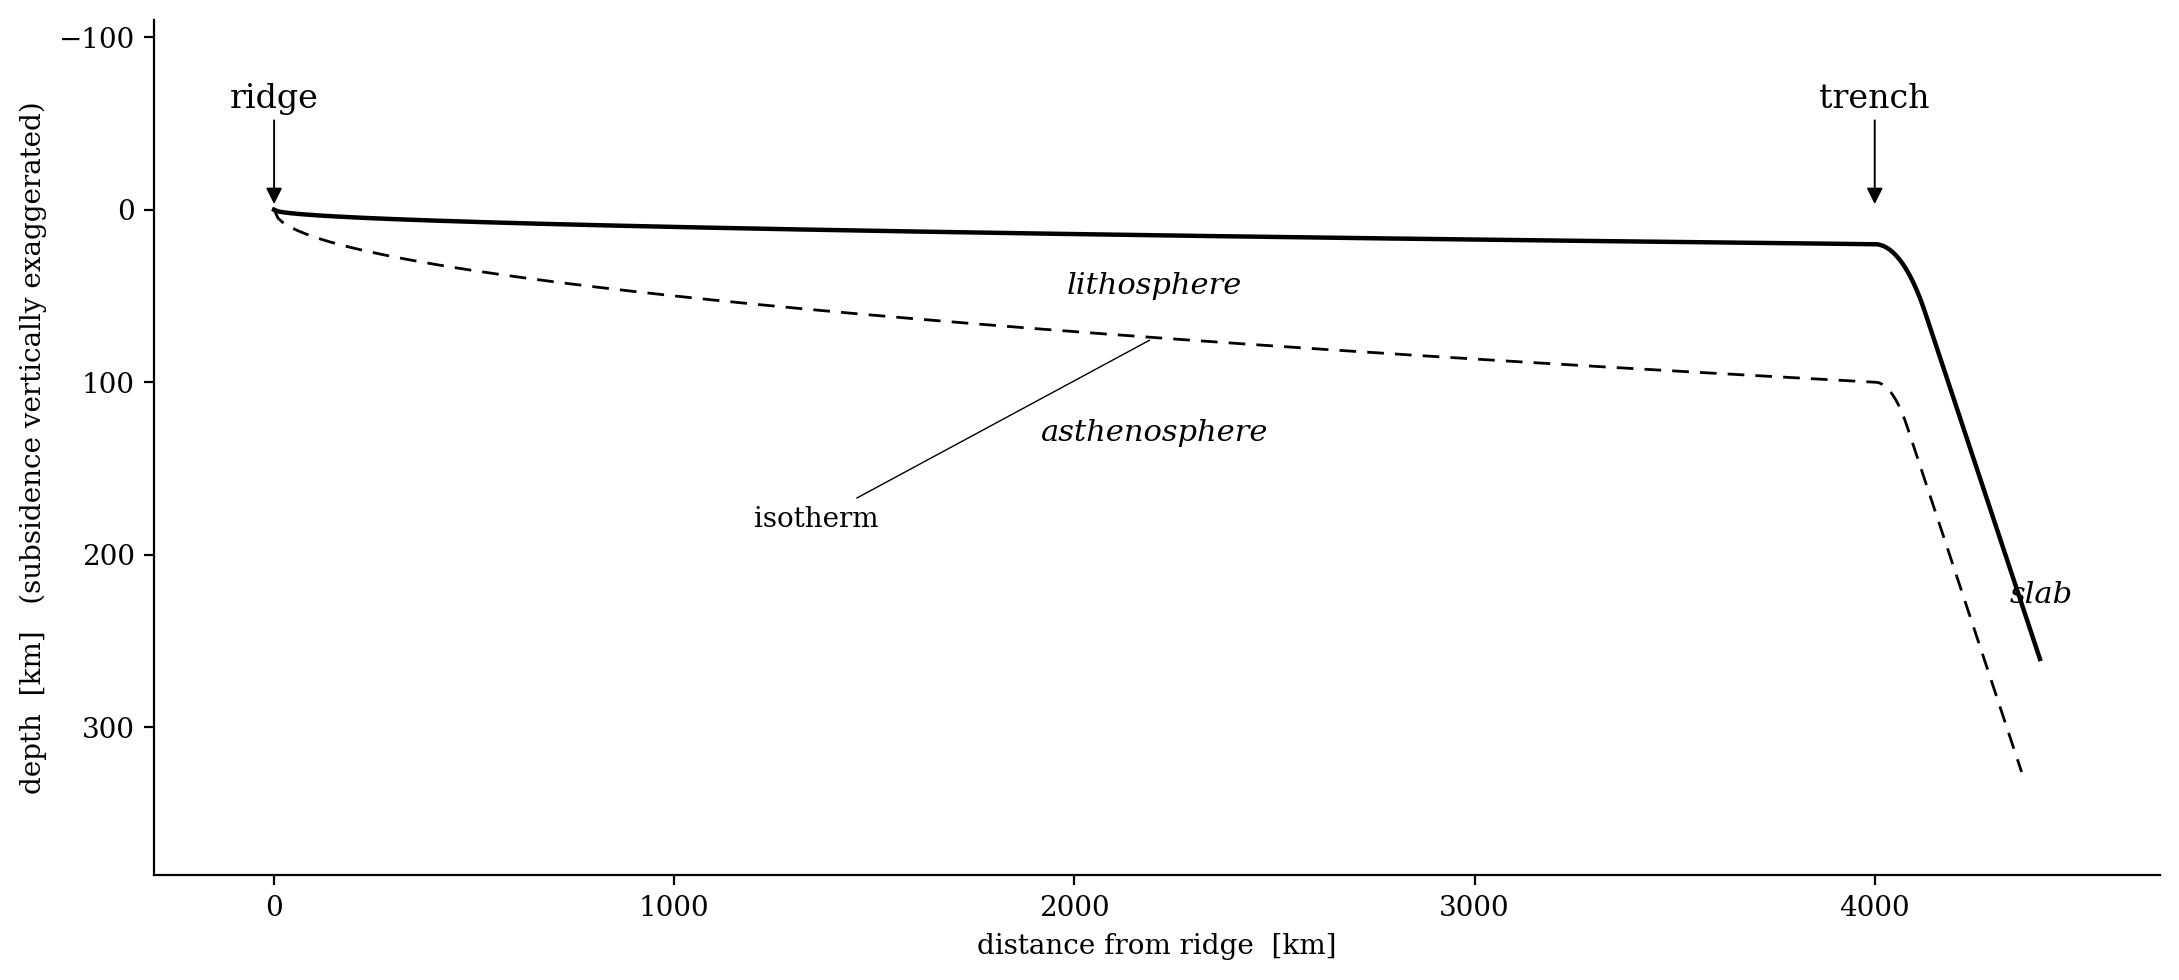

Recreate this plot in Python.
"""Schematic v2.

Changes over v1:
- subsidence exaggerated 5× so it's visible (this is a schematic, not a slice)
- smooth circular bend at the trench instead of a sharp corner
- truncate slab at ~250 km depth — keep the figure focused
- relocate labels so they don't collide
"""
import numpy as np
import matplotlib.pyplot as plt
from pathlib import Path

# --- Geometry (km) -----------------------------------------------------------
L          = 4000.0      # ridge → trench distance
S0         = 20.0        # surface subsidence at trench (exaggerated for schematic)
H_plate    = 80.0        # plate thickness (between surface and isotherm) at trench
dip_deg    = 35.0
dip        = np.deg2rad(dip_deg)
R_top      = 220.0       # bend radius of top surface at the trench
L_slab     = 350.0       # post-bend straight slab length (along-slab)

# --- Pre-trench segment ------------------------------------------------------
xp = np.linspace(0, L, 400)
ztop_pre = S0 * np.sqrt(xp / L)
ziso_pre = (S0 + H_plate) * np.sqrt(xp / L)

# --- Bend at the trench ------------------------------------------------------
# Centre of curvature is BELOW the surface (so the plate curves downward).
# Top arc: radius R_top, starts at (L, S0) with horizontal tangent.
# Bottom arc: same centre, radius R_top - H_plate (inner side of the bend).
R_bot = R_top - H_plate
xC = L
zC = S0 + R_top

n_bend = 100
delta = np.linspace(0, dip, n_bend)

x_bend_top = xC + R_top * np.sin(delta)
z_bend_top = zC - R_top * np.cos(delta)

x_bend_iso = xC + R_bot * np.sin(delta)
z_bend_iso = zC - R_bot * np.cos(delta)

# --- Post-bend straight slab -------------------------------------------------
# Continue at fixed dip from the end of the bend
ts = np.linspace(0, L_slab, 200)

x_slab_top = x_bend_top[-1] + ts * np.cos(dip)
z_slab_top = z_bend_top[-1] + ts * np.sin(dip)

x_slab_iso = x_bend_iso[-1] + ts * np.cos(dip)
z_slab_iso = z_bend_iso[-1] + ts * np.sin(dip)

# --- Combined ----------------------------------------------------------------
x_top = np.concatenate([xp, x_bend_top, x_slab_top])
z_top = np.concatenate([ztop_pre, z_bend_top, z_slab_top])

x_iso = np.concatenate([xp, x_bend_iso, x_slab_iso])
z_iso = np.concatenate([ziso_pre, z_bend_iso, z_slab_iso])

# --- Plot --------------------------------------------------------------------
plt.rcParams.update({
    "font.family": "serif",
    "mathtext.fontset": "cm",
    "axes.linewidth": 0.8,
    "axes.edgecolor": "black",
})

fig, ax = plt.subplots(figsize=(11, 5))

ax.plot(x_top, z_top, "k-",  lw=1.6)
ax.plot(x_iso, z_iso, "k--", lw=1.0, dashes=(6, 4))

# --- Ridge & trench markers --------------------------------------------------
# Small triangular markers above the surface
for x_mark, label in [(0, "ridge"), (L, "trench")]:
    ax.annotate(label, xy=(x_mark, 0), xytext=(x_mark, -55),
                ha="center", va="bottom", fontsize=12,
                arrowprops=dict(arrowstyle="-|>", lw=0.7, color="k",
                                shrinkA=0, shrinkB=2))

# --- Region labels -----------------------------------------------------------
# "lithosphere" — between top and isotherm, well into the pre-trench region
lith_x = L * 0.55
lith_z = 0.5 * (S0 * np.sqrt(lith_x/L) + (S0 + H_plate) * np.sqrt(lith_x/L))
ax.text(lith_x, lith_z, "lithosphere", fontsize=11, style="italic",
        ha="center", va="center")

# "asthenosphere" — below the isotherm
ax.text(L * 0.55, (S0 + H_plate) * np.sqrt(0.55) + 60, "asthenosphere",
        fontsize=11, style="italic", ha="center")

# "slab" — alongside the dipping section
slab_mid_top_x = x_slab_top[len(ts) // 2]
slab_mid_top_z = z_slab_top[len(ts) // 2]
slab_mid_iso_x = x_slab_iso[len(ts) // 2]
slab_mid_iso_z = z_slab_iso[len(ts) // 2]
slab_label_x = 0.5 * (slab_mid_top_x + slab_mid_iso_x)
slab_label_z = 0.5 * (slab_mid_top_z + slab_mid_iso_z)
# offset slightly to the right of the slab
ax.text(slab_label_x + 90, slab_label_z + 30, "slab",
        fontsize=11, style="italic", ha="left", va="center")

# "isotherm" — leader line to the dashed curve, in mid pre-trench
iso_label_x = 0.45 * L
iso_pt_x = 0.55 * L
iso_pt_z = (S0 + H_plate) * np.sqrt(iso_pt_x / L)
ax.annotate("isotherm", xy=(iso_pt_x, iso_pt_z),
            xytext=(iso_label_x - 600, iso_pt_z + 110),
            fontsize=10, ha="left",
            arrowprops=dict(arrowstyle="-", lw=0.5))

# --- Axes --------------------------------------------------------------------
ax.invert_yaxis()
ax.set_xlim(-300, x_top.max() + 300)
ax.set_ylim(z_iso.max() + 60, -110)

ax.set_xlabel("distance from ridge  [km]")
ax.set_ylabel("depth  [km]   (subsidence vertically exaggerated)")

ax.spines["top"].set_visible(False)
ax.spines["right"].set_visible(False)

fig.tight_layout()

out = Path("/tmp/schematic_v2.png")
fig.savefig(out, bbox_inches="tight", dpi=200)
print(f"wrote {out}")
